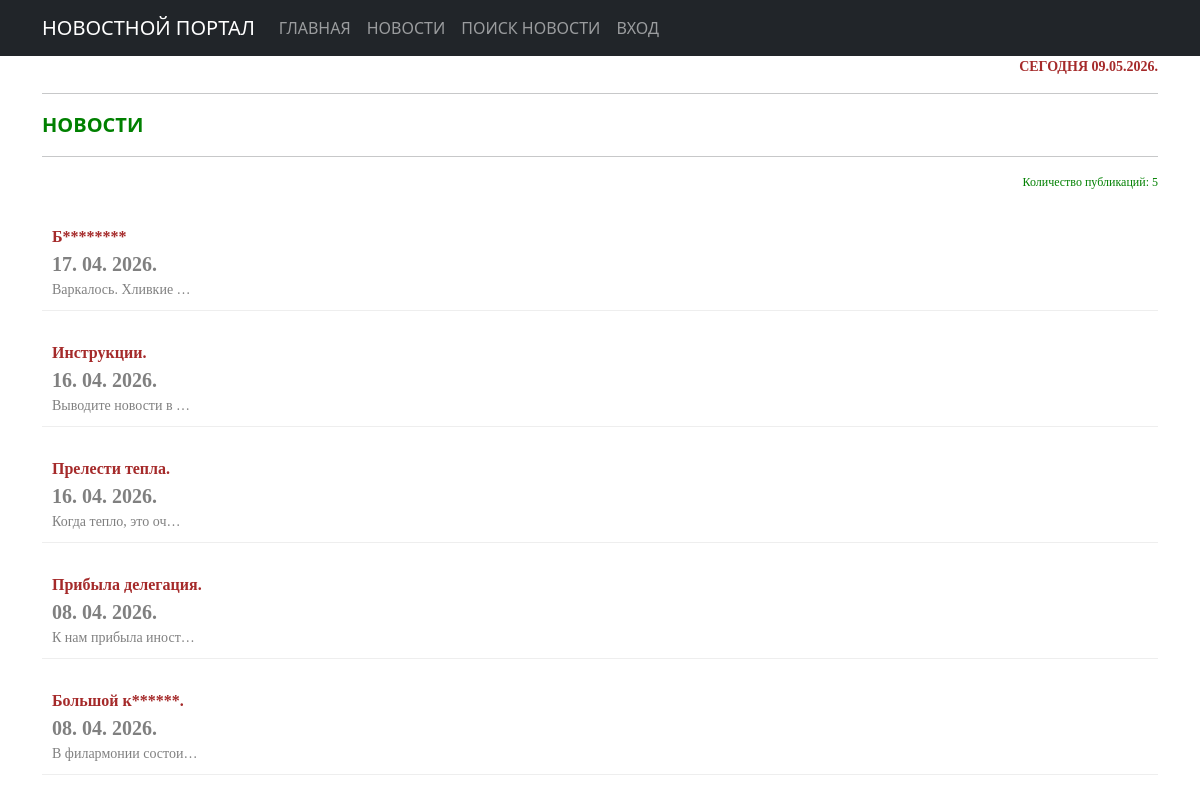
The page /news/ on the database as committed earlier.
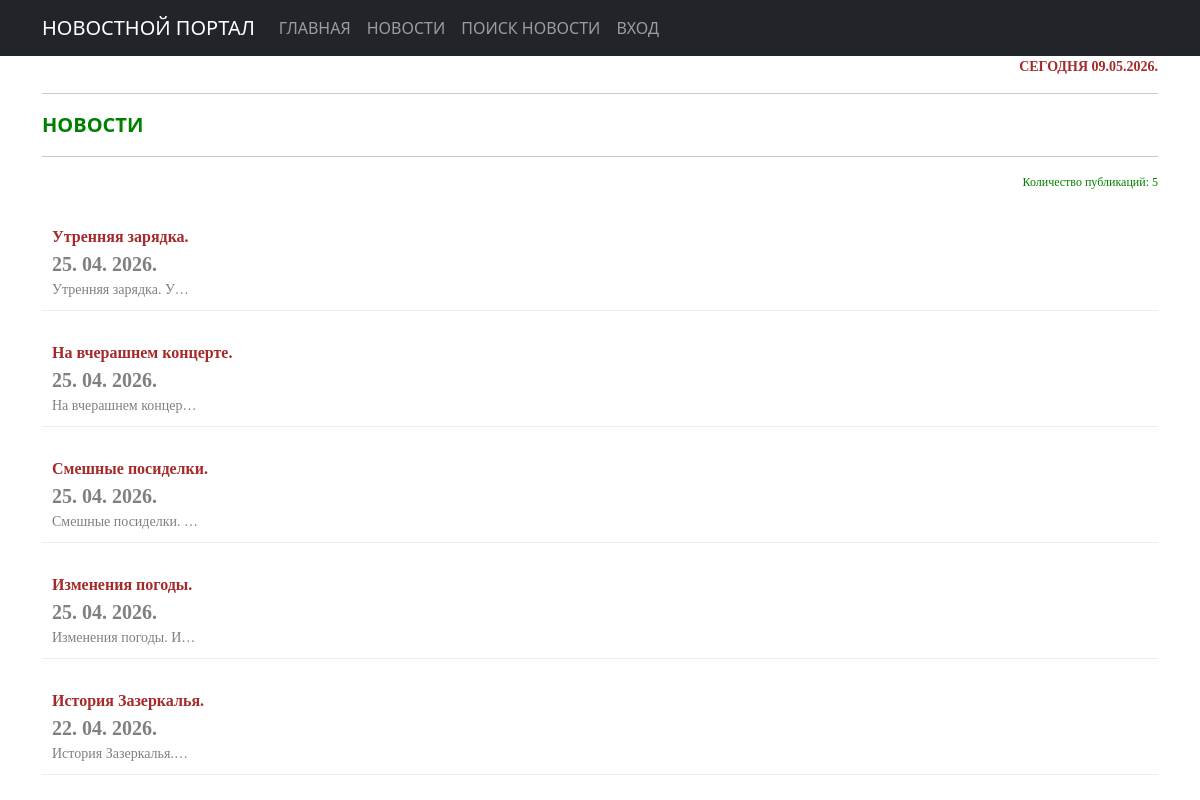
The same page on the database as committed later.
### news/models.py (models this page shows, shortened)
class Post(models.Model):
    ARTICLE = 'AR'
    NEWS = 'NW'
    TYPE_CHOICES = [(ARTICLE, 'Статья'), (NEWS, 'Новость')]
    author = models.ForeignKey(Author, on_delete=models.CASCADE)
    post_type = models.CharField(max_length=2, choices=TYPE_CHOICES, default=ARTICLE)
    created_at = models.DateTimeField(auto_now_add=True)
    categories = models.ManyToManyField(Category, through='PostCategory')
    title = models.CharField(max_length=250)
    text = models.TextField()
    rating = models.IntegerField(default=0)
    class Meta:
        ordering = ['-created_at']

### news/views.py (the view)
# urls.py: path('', PostListView.as_view(), name='post_list'),
class PostListView(ListView):
    model = Post
    ordering = '-created_at'
    template_name = 'flatpages/posts.html'
    context_object_name = 'posts'
    paginate_by = 5
    def get_queryset(self):
        queryset = super().get_queryset()
        self.filterset = NewsFilter(self.request.GET, queryset)
        return self.filterset.qs
    def get_context_data(self, **kwargs):
        context = super().get_context_data(**kwargs)
        context['filterset'] = self.filterset
        context['total_posts'] = Post.objects.count()
        return context

### news/templatetags/custom_filters.py (called while the page is built)
@register.filter()
def censor(text):
    if not isinstance(text, str):
        raise TypeError("Требуется строка, получено: " + str(type(text).__name__))
    words = text.split()
    result = []
    for word in words:
        clean_word = ""
        punctuation = ""
        for char in word:
            if char.isalpha():
                clean_word += char
            else:
                punctuation += char
        if not clean_word:
            result.append(word)
            continue
        if clean_word.lower() in forbidden_words and clean_word[1:].islower():
            censored = clean_word[0] + '*' * (len(clean_word) - 1)
            result.append(censored + punctuation)
        else:
            result.append(word)
    return " ".join(result)

### news/templatetags/custom_tags.py (called while the page is built)
@register.simple_tag()
def current_time(format_string='%d.%m.%Y.'):
    return datetime.utcnow().strftime(format_string)

### templates/flatpages/posts.html
{% extends 'flatpages/default.html' %}
{% load custom_filters %}
{% load custom_tags %}
{% block content %}
<div style="text-align: right; color: brown; font-size: 14px; font-weight: bold; font-family: tahoma;">
    СЕГОДНЯ {% current_time %}
</div>
<hr>
<div style="text-align: left; color: green; font-size: 20px; font-weight: bold;">
        НОВОСТИ
</div>
<hr>
<div style="text-align: right; color: green; font-size: 12px; font-weight: normal; font-family: tahoma;">
        Количество публикаций: {{ posts|length }}
</div>
<br>
{% if posts %}
<ol style="list-style-type: none; padding: 0; margin: 0;">
    {% for post in posts %}
        <li style="margin-bottom: 20px; padding: 10px; border-bottom: 1px solid #eeeeee;">
            <div style="text-align: left; color: grey; font-family: tahoma; font-size: 16px;">
                <div style="text-align: left; font-size: 16px;color: brown; font-weight: bold;">
                    {{ post.title|censor }}</div>
                <div style="text-align: left; font-size: 20px;color: grey; font-weight: bold;">
                    {{ post.created_at|date:"d. m. Y." }}</div>
                <div style="text-align: left; font-size: 14px;">
                    {{ post.text|censor|truncatechars:20 }}</div>
            </div>
        </li>
    {% endfor %}
</ol>
{% else %}
<h2>Новостей нет!</h2>
{% endif %}
{% endblock content %}

Rows that differ between the two databases and show on the page:
no longer on this page (row unchanged): Post: title|censor "Б********", created_at "17. 04. 2026.", text|censor "Варкалось. Хливкие …"
no longer on this page (row unchanged): Post: title|censor "Инструкции.", created_at "16. 04. 2026.", text|censor "Выводите новости в …"
no longer on this page (row unchanged): Post: title|censor "Прелести тепла.", created_at "16. 04. 2026.", text|censor "Когда тепло, это оч…"
no longer on this page (row unchanged): Post: title|censor "Прибыла делегация.", created_at "08. 04. 2026.", text|censor "К нам прибыла иност…"
no longer on this page (row unchanged): Post: title|censor "Большой к******.", created_at "08. 04. 2026.", text|censor "В филармонии состои…"
added Post: title|censor "Утренняя зарядка.", created_at "25. 04. 2026.", text|censor "Утренняя зарядка. У…"
added Post: title|censor "На вчерашнем концерте.", created_at "25. 04. 2026.", text|censor "На вчерашнем концер…"
added Post: title|censor "Смешные посиделки.", created_at "25. 04. 2026.", text|censor "Смешные посиделки. …"
added Post: title|censor "Изменения погоды.", created_at "25. 04. 2026.", text|censor "Изменения погоды. И…"
added Post: title|censor "История Зазеркалья.", created_at "22. 04. 2026.", text|censor "История Зазеркалья.…"
